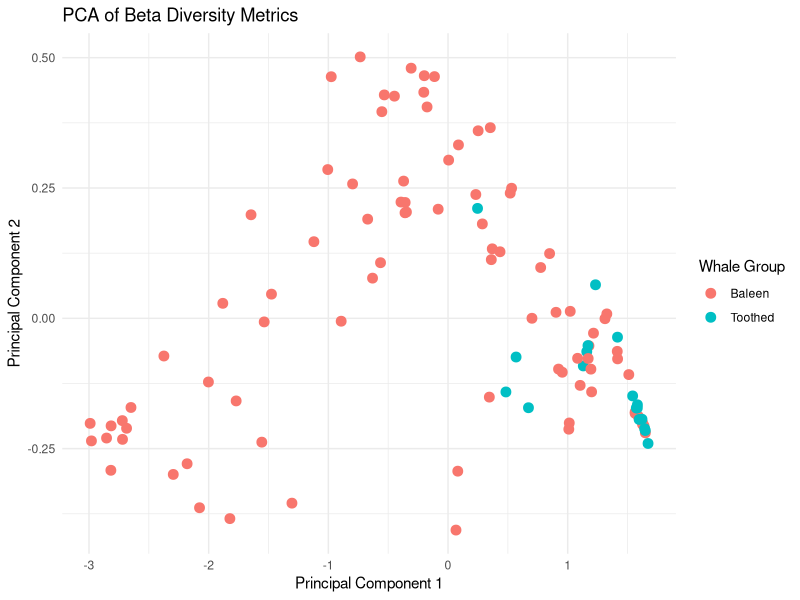

Write R code to recreate this figure.
library(readr)
library(dplyr)
library(ggplot2)
library(tidyr)
library(vegan) # For PCA

# Read the beta diversity data from the provided file
beta_div <- read.delim("beta-div.tsv", sep = "\t", header = TRUE)

# Prepare data for PCA
# Extract the relevant columns for PCA
beta_div_pca_data <- beta_div %>%
  select(braycurtis, thetayc) # Select columns that are relevant for PCA

# Perform PCA
pca <- prcomp(beta_div_pca_data, center = TRUE, scale. = TRUE)

# Create a data frame with PCA results
pca_df <- as.data.frame(pca$x)
pca_df$group <- beta_div$comparison1 # Assuming 'comparison1' represents the sample IDs for grouping

# whale groups based on the sample IDs
pca_df$whale_group <- ifelse(grepl("^Bph|^Bmu", pca_df$group), "Baleen", "Toothed")

# Plot PCA results
ggplot(pca_df, aes(x = PC1, y = PC2, color = whale_group)) +
  geom_point(size = 3) +
  labs(title = "PCA of Beta Diversity Metrics",
       x = "Principal Component 1",
       y = "Principal Component 2",
       color = "Whale Group") +
  theme_minimal()

